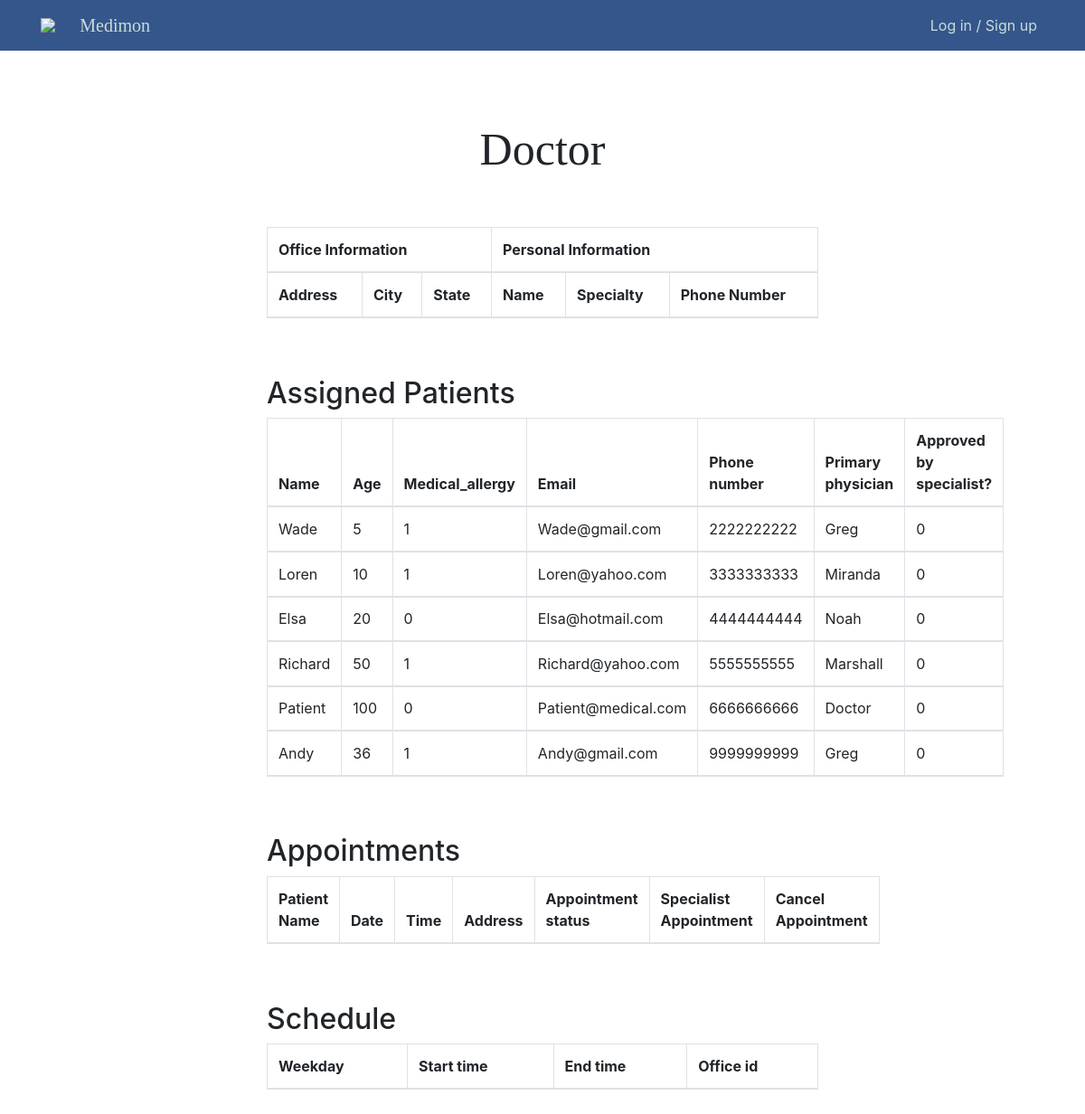
The page /doctorPages/doctorPage.php on the database as committed earlier.
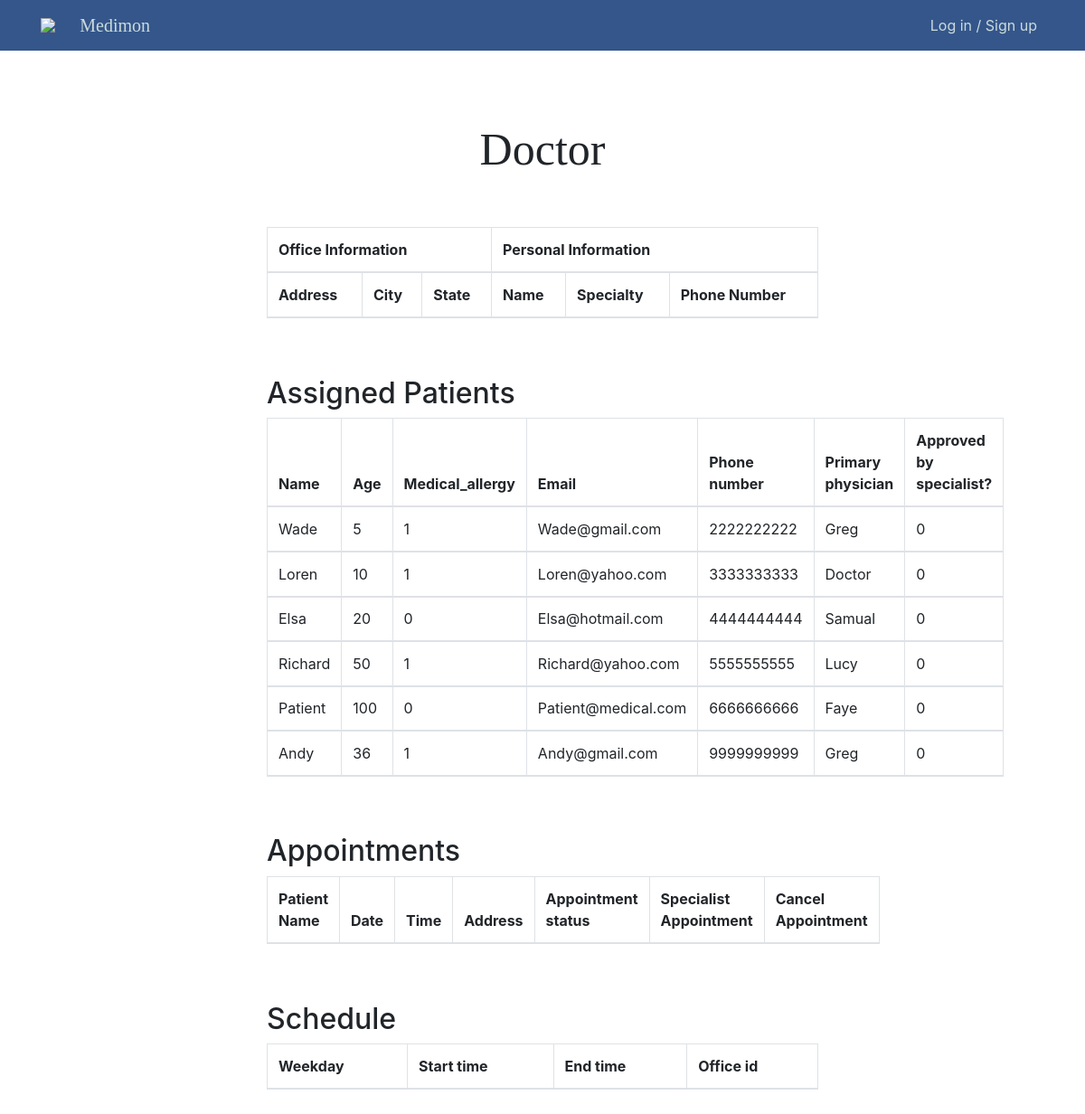
The same page on the database as committed later.
### tables this page shows
CREATE TABLE PATIENT (
    Patient_id           INT AUTO_INCREMENT,
    Primary_physician_id INT,
    Specialist_approved  BOOLEAN,
    Specialist_check VARCHAR(8) NOT NULL DEFAULT "NA",
    Name                 VARCHAR(20) NOT NULL,
    Password             VARCHAR(255) NOT NULL,
    Phone_number         CHAR(10) UNIQUE NOT NULL,
    Email                VARCHAR(254) UNIQUE,
    Age                  INT,
    Medical_allergy      BOOLEAN NOT NULL DEFAULT false,
    Medical_Al_Description VARCHAR(100),
    PRIMARY KEY (Patient_id),
    FOREIGN KEY (Primary_physician_id) REFERENCES DOCTOR(Doctor_id) ON DELETE SET NULL
);

CREATE TABLE DOCTOR (
    Doctor_id      INT AUTO_INCREMENT,
    Office_id      INT,
    Speciality     VARCHAR(30),
    Name           VARCHAR(20),
    Password       VARCHAR(255) NOT NULL,
    Phone_number   CHAR(10) UNIQUE,
    PRIMARY KEY (Doctor_id),
    FOREIGN KEY (Office_id) REFERENCES OFFICE(Office_id) ON DELETE SET NULL
);

### doctorPages/doctorPage.php (the view, shortened to what this page needs)
<?php
require_once "../php/config.php";
$sql = "SELECT P.Name, P.Age, P.Medical_allergy, P.Email, P.Phone_number, D.Name AS Doctor_name, P.Specialist_approved FROM PATIENT AS P
LEFT JOIN DOCTOR AS D
ON P.Primary_physician_id = D.Doctor_id;";
$result = mysqli_query($db, $sql);
$PtableResult = "";
if ($result->num_rows > 0) {
  while($row = $result-> fetch_assoc()) {
    $PtableResult .= "<tr>". "<td>" . $row["Name"] . "</td><td>"  . $row["Age"] . "</td><td>" . $row["Medical_allergy"] . "</td><td>" . $row["Email"] . "</td><td>" . $row["Phone_number"] . "</td><td>" . $row["Doctor_name"] . "</td><td>" . $row["Specialist_approved"] . "</td>". "<tr>";
  }
}
?>
<!doctype html>
<html lang="en">
<head>
  <link rel="stylesheet" href="../css/style.css">
  <link rel="stylesheet" href="https://stackpath.bootstrapcdn.com/bootstrap/4.3.1/css/bootstrap.min.css"
>
</head>
<?php include_once("../php/header.php"); ?>
<section id="Doctors">
  <div class="main-container">
    <div class="main-wrap">
      <div class="text-center" id="Doctor-header">Doctor</div>
      <div class="container-fluid">
        <div class="row justify-content-center my-5">
          <div class="col-10">
            <table class="table table-bordered">
              <thead class="thead">
                <tr>
                  <th colspan='3'>Office Information</th>
                  <th colspan='3'>Personal Information</th>
                </tr>
                <tr>
                  <th>Address</th>
                  <th>City</th>
                  <th>State</th>
                  <th>Name</th>
                  <th>Specialty</th>
                  <th>Phone Number</th>
                </tr>
              </thead>
            </table>
            <br><br>
            <h2>Assigned Patients</h2>
            <table class="table table-bordered">
              <thead class="thead">
                <tr>
                  <th>Name</th>
                  <th>Age</th>
                  <th>Medical_allergy</th>
                  <th>Email</th>
                  <th>Phone number</th>
                  <th>Primary physician</th>
                  <th>Approved by specialist?</th>
                </tr>
                <?php echo $PtableResult;?>
              </thead>
            </table>
            <br><br>
            <h2>Appointments</h2>
            <table class="table table-bordered">
              <thead class="thead">
                <tr>
                  <th>Patient Name</th>
                  <th>Date</th>
                  <th>Time</th>
                  <th>Address</th>
                  <th>Appointment status</th>
                  <th>Specialist Appointment</th>
                  <th>Cancel Appointment</th>
                </tr>
              </thead>
            </table>
            <br><br>
            <h2>Schedule</h2>
            <table class="table table-bordered">
              <thead class="thead">
                <tr>
                  <th>Weekday</th>
                  <th>Start time</th>
                  <th>End time</th>
                  <th>Office id</th>
                </tr>
              </thead>
            </table>
          </div>
        </div>
      </div>
    </div>
  </div>
</section>
</body>
</html>

Rows that differ between the two databases and show on the page:
changed through a linked row, patient "Loren": Primary_physician.Name "Miranda" → "Doctor"
changed through a linked row, patient "Elsa": Primary_physician.Name "Noah" → "Samual"
changed through a linked row, patient "Richard": Primary_physician.Name "Marshall" → "Lucy"
changed through a linked row, patient "Patient": Primary_physician.Name "Doctor" → "Faye"
